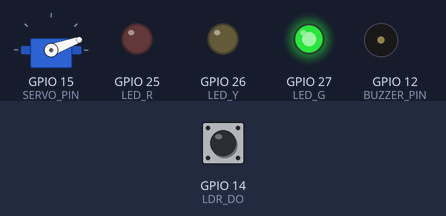
The sketch below on a simulated ESP32. On the bench: servo, output pins drawn as LEDs (lit = HIGH), buzzer (waves = sounding, pin HIGH). Dashed ring = blinking. The inputs (shaded band) are chosen by the test bench; at power-on: GPIO 14 (LDR_DO) LOW. WiFi joins after 1.5 s; servers stay silent unless stated; uploads are accepted with an empty reply; what the sketch prints to the serial monitor is not drawn.

Above: at 2.7 s.
2.8 s: GPIO 14 (LDR_DO) driven HIGH
At 3.4 s:
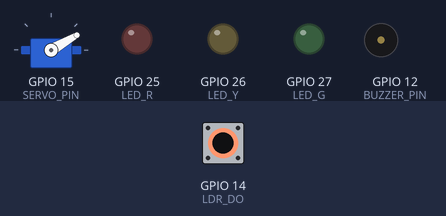
5.9 s: GPIO 14 (LDR_DO) driven LOW
At 6.9 s:
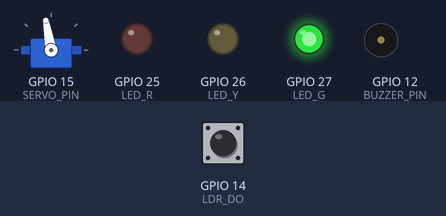
9.0 s: GPIO 14 (LDR_DO) driven HIGH
At 11.3 s:
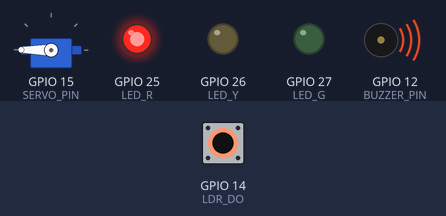
12.1 s: GPIO 14 (LDR_DO) driven LOW
At 12.9 s:
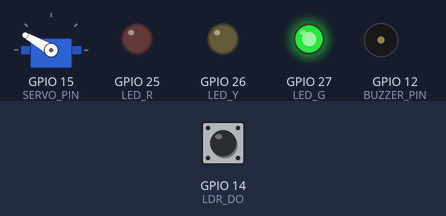
15.2 s: GPIO 14 (LDR_DO) driven HIGH
At 17.4 s:
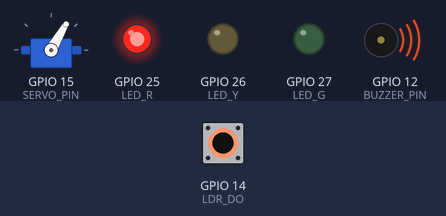
18.3 s: GPIO 14 (LDR_DO) pulsed LOW 5 times (0.12 s each, 0.3 s apart)
At 18.41 s:
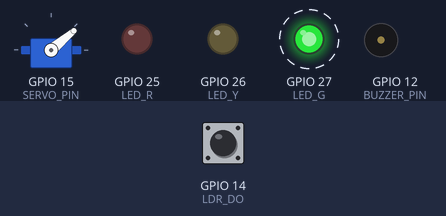
Timing chart, 0 to 27.7 s (numbered marks = the images above; inputs shaded):
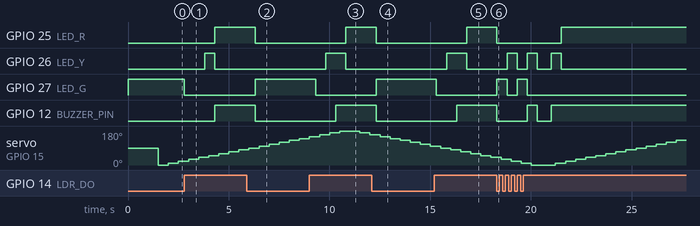

Measured:
- after the input at 2.8 s, GPIO 25 (LED_R), GPIO 12 (BUZZER_PIN): LOW → HIGH after 1.5 s; GPIO 26 (LED_Y): LOW → HIGH after 1.0 s, → LOW 0.50 s later; GPIO 27 (LED_G): HIGH → LOW at once
- after the input at 5.9 s, GPIO 25 (LED_R), GPIO 12 (BUZZER_PIN): HIGH → LOW after 0.41 s; GPIO 27 (LED_G): LOW → HIGH after 0.41 s
- after the input at 9.0 s, GPIO 25 (LED_R): LOW → HIGH after 1.8 s; GPIO 26 (LED_Y): LOW → HIGH after 0.81 s, → LOW 1.0 s later; GPIO 27 (LED_G): HIGH → LOW after 0.31 s; GPIO 12 (BUZZER_PIN): LOW → HIGH after 1.3 s
- after the input at 12.1 s, GPIO 25 (LED_R), GPIO 12 (BUZZER_PIN): HIGH → LOW after 0.21 s; GPIO 27 (LED_G): LOW → HIGH after 0.21 s
- after the input at 15.2 s, GPIO 25 (LED_R): LOW → HIGH after 1.6 s; GPIO 26 (LED_Y): LOW → HIGH after 0.61 s, → LOW 1.0 s later; GPIO 27 (LED_G): HIGH → LOW after 0.11 s; GPIO 12 (BUZZER_PIN): LOW → HIGH after 1.1 s
- after the input at 18.3 s, GPIO 25 (LED_R): HIGH → LOW at once, → HIGH 3.2 s later; GPIO 26 (LED_Y): goes HIGH 0.50 s, LOW 0.50 s, HIGH 0.50 s, LOW 0.70 s, HIGH 0.50 s, then LOW, starting after 0.52 s

The sketch:

iot_ldr_servo.ino.ino
```cpp
#include <WiFi.h>
#include <HTTPClient.h>
#include <ESP32Servo.h>

Servo myServo;

// ===== WiFi Config =====
const char* SSID = "AN132";
const char* PASS = "000999888";

// ===== API Endpoint =====
// PRIMARY → Cloud (VPS)
const char* API_PRIMARY = "http://iot.mahardika.ac.id/api/ldr/insert";

// FALLBACK → Lokal (jika cloud gagal)
const char* API_LOCAL   = "http://172.20.10.9:5100/api/ldr/insert";

// Device ID
const char* DEVICE_ID = "esp32-013";

// ===== Pin Mapping =====
#define SERVO_PIN   15
#define LDR_DO      14
#define LED_R       25
#define LED_Y       26
#define LED_G       27
#define BUZZER_PIN  12

// ===== Motion / Logic =====
const int STEP_DEG = 10;
const int STEP_DELAY_MS = 300;
const unsigned long DARK_SUSTAIN_MS = 1500;
const unsigned long BLINK_Y_MS = 300;
const unsigned long Y_BEEP_PERIOD = 600;
const unsigned long Y_BEEP_ON_MS = 150;

unsigned long darkSinceMs = 0;
bool isDarkPrev = false;

// ========================= UTIL =========================
void setLights(bool r, bool y, bool g) {
  digitalWrite(LED_R, r);
  digitalWrite(LED_Y, y);
  digitalWrite(LED_G, g);
}
void buzzerOn() { digitalWrite(BUZZER_PIN, HIGH); }
void buzzerOff() { digitalWrite(BUZZER_PIN, LOW); }

// ================= Light + Buzzer Logic ==================
void handleLightAndBuzzer(bool isDark) {
  unsigned long now = millis();

  if (isDark && !isDarkPrev) darkSinceMs = now;
  isDarkPrev = isDark;

  if (!isDark) {
    setLights(0,0,1);
    buzzerOff();
    return;
  }

  unsigned long dur = now - darkSinceMs;

  if (dur >= DARK_SUSTAIN_MS) {
    setLights(1,0,0);
    buzzerOn();
  } else {
    bool blink = ((now / BLINK_Y_MS) % 2) == 0;
    setLights(0, blink, 0);

    bool beep = (now % Y_BEEP_PERIOD) < Y_BEEP_ON_MS;
    if (beep) buzzerOn(); else buzzerOff();
  }
}

// =============== POST to server (Cloud + fallback) ===============
bool postTo(const char* url, const String& json) {
  HTTPClient http;
  http.setTimeout(3000);
  http.begin(url);
  http.addHeader("Content-Type", "application/json");

  int code = http.POST(json);
  http.end();
  return (code >= 200 && code < 300);
}

bool postReading(int angleDeg, bool isDark) {
  if (WiFi.status() != WL_CONNECTED) return false;

  String json =
    String("{\"device_id\":\"") + DEVICE_ID + "\","
    "\"angle_deg\":" + angleDeg + ","
    "\"ldr_state\":" + (isDark ? "1" : "0") +
    "}";

  // Try cloud first
  if (postTo(API_PRIMARY, json)) {
    Serial.println("POST → CLOUD OK");
    return true;
  }

  // Fallback to local
  if (postTo(API_LOCAL, json)) {
    Serial.println("POST → LOCAL OK (CLOUD DOWN)");
    return true;
  }

  Serial.println("POST FAIL → BOTH ENDPOINTS");
  return false;
}

// ================== Sampling ====================
void sampleAtAngle(int angle) {
  myServo.write(angle);
  delay(STEP_DELAY_MS);

  bool isDark = (digitalRead(LDR_DO) == HIGH);
  Serial.printf("Sudut %3d° | %s\n", angle, isDark ? "GELAP" : "TERANG");

  handleLightAndBuzzer(isDark);
  postReading(angle, isDark);
}

void scanAndSample() {
  for (int a=0;a<=180;a+=STEP_DEG) sampleAtAngle(a);
  for (int a=180;a>=0;a-=STEP_DEG) sampleAtAngle(a);
}

// ================== WiFi Auto-Reconnect ====================
void ensureWiFi() {
  if (WiFi.status() == WL_CONNECTED) return;

  Serial.print("Reconnecting WiFi");
  WiFi.disconnect(true);
  WiFi.begin(SSID, PASS);

  int r=0;
  while (WiFi.status()!=WL_CONNECTED && r<20){
    Serial.print(".");
    delay(500);
    r++;
  }
  Serial.println();
}

// ================== Setup ====================
void setup() {
  Serial.begin(115200);

  pinMode(LDR_DO, INPUT);
  pinMode(LED_R, OUTPUT);
  pinMode(LED_Y, OUTPUT);
  pinMode(LED_G, OUTPUT);
  pinMode(BUZZER_PIN, OUTPUT);

  buzzerOff();
  setLights(0,0,1);

  myServo.attach(SERVO_PIN);

  WiFi.begin(SSID, PASS);
  Serial.print("Connecting WiFi");
  int ct = 0;
  while (WiFi.status()!=WL_CONNECTED && ct<40) {
    Serial.print(".");
    delay(500);
    ct++;
  }
  Serial.println();
  if (WiFi.status()==WL_CONNECTED)
    Serial.println("WiFi Connected ✔");
  else
    Serial.println("WiFi FAILED (offline mode)");
}

// ================== Loop ====================
void loop() {
  ensureWiFi();
  scanAndSample();
  delay(200);
}
```
